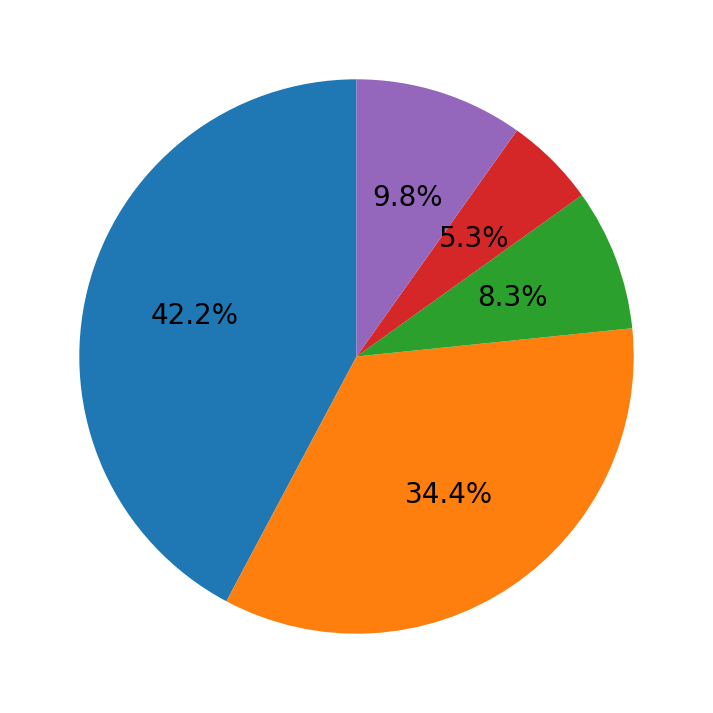

Source code (Python):
import pandas as pd
from step_3_2 import OUT_3_2

N = 4
df_raw = pd.read_excel(OUT_3_2)
df_head, df_tail = df_raw.iloc[:N], df_raw.iloc[N:]
df_tail

df_sum = df_tail.drop(columns=["Categories"]).sum().to_frame().transpose()
df_sum["Categories"] = "Miscellaneous"
df_sum

df_final = pd.concat([df_head, df_sum], ignore_index=True)
df_final


from pathlib import Path
import matplotlib.pyplot as plt
from step_1 import OUT_DIR

values = df_final["Total Amount"]

fig, ax = plt.subplots(figsize=(16, 9), dpi=100)
ax.pie(
    values,
    textprops=dict(color="black", size=20),
    startangle=90,
    autopct="%.1f%%",
)
fig.savefig(OUT_DIR / f"{Path(__file__).stem}.png", bbox_inches="tight")
